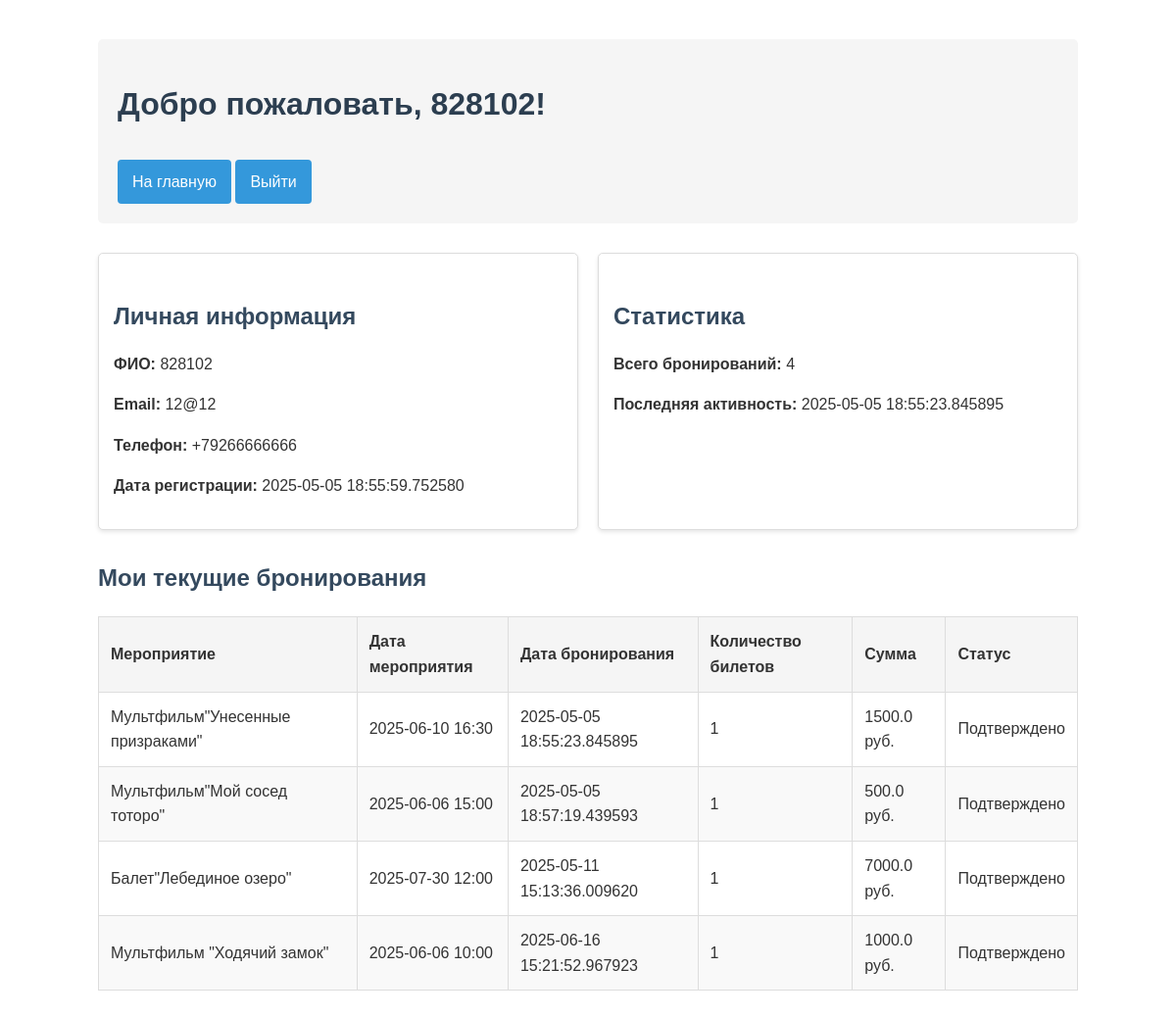
The page /my_account (signed in) on the database its author committed.
### app.py (models this page shows)
class User(db.Model):
    __tablename__ = 'users'
    id = db.Column(db.Integer, primary_key=True)
    name = db.Column(db.String(100), nullable=False)
    email = db.Column(db.String(100), nullable=False, unique=True)
    t_number = db.Column(db.String(12), nullable=False)
    password = db.Column(db.String(100), nullable=False)
    registration_date = db.Column(db.DateTime, default=datetime.utcnow)
    bookings = db.relationship('Booking', backref='user', lazy=True)

class Booking(db.Model):
    __tablename__ = 'bookings'
    id = db.Column(db.Integer, primary_key=True)
    event_id = db.Column(db.Integer, db.ForeignKey('events.id'), nullable=False)
    user_id = db.Column(db.Integer, db.ForeignKey('users.id'), nullable=False)
    tickets_count = db.Column(db.Integer, nullable=False)
    booking_date = db.Column(db.DateTime, default=datetime.utcnow)
    status = db.Column(db.String(20), default='Подтверждено')

class Event(db.Model):
    __tablename__ = 'events'
    id = db.Column(db.Integer, primary_key=True)
    name = db.Column(db.String(100), nullable=False)
    total_tickets = db.Column(db.Integer, nullable=False)
    available_tickets = db.Column(db.Integer, nullable=False)
    date = db.Column(db.String(50), nullable=False)
    price = db.Column(db.Float, nullable=False)
    category = db.Column(db.String(50), nullable=False)
    bookings = db.relationship('Booking', backref='event', lazy=True)

### app.py (the view)
@app.route('/my_account')
def my_account():
    if 'user_id' not in session:
        flash('Пожалуйста, войдите в систему', 'warning')
        return redirect(url_for('login'))
    user = User.query.get(session['user_id'])
    if not user:
        flash('Пользователь не найден', 'danger')
        return redirect(url_for('login'))
    bookings = Booking.query.filter_by(user_id=user.id).join(Event).all()
    return render_template('my_account.html',
                           user=user,
                           bookings=bookings)

### templates/my_account.html (shortened to what this page needs)
<!DOCTYPE html>
<html lang="ru">
<head>
</head>
<body>
    <div class="container">
        <div class="account-header">
            <h1>Добро пожаловать, {{ user.name }}!</h1>
            <div class="account-actions">
                <a href="{{ url_for('index') }}" class="btn">На главную</a>
                <a href="{{ url_for('logout') }}" class="btn btn-logout">Выйти</a>
            </div>
        </div>
        <div class="account-info">
            <div class="info-card">
                <h2>Личная информация</h2>
                <p><strong>ФИО:</strong> {{ user.name }}</p>
                <p><strong>Email:</strong> {{ user.email }}</p>
                <p><strong>Телефон:</strong> {{ user.t_number }}</p>
                <p><strong>Дата регистрации:</strong> {{ user.registration_date if user.registration_date else 'Не указана' }}</p>
            </div>
            <div class="info-card">
                <h2>Статистика</h2>
                <p><strong>Всего бронирований:</strong> {{ bookings|length }}</p>
                <p><strong>Последняя активность:</strong>
                    {% if bookings %}
                        {{ bookings[0].booking_date }}
                    {% else %}
                        Нет активных бронирований
                    {% endif %}
                </p>
            </div>
        </div>
        <h2>Мои текущие бронирования</h2>
        {% if bookings %}
        <table class="bookings-table">
            <thead>
                <tr>
                    <th>Мероприятие</th>
                    <th>Дата мероприятия</th>
                    <th>Дата бронирования</th>
                    <th>Количество билетов</th>
                    <th>Сумма</th>
                    <th>Статус</th>
                </tr>
            </thead>
            <tbody>
                {% for booking in bookings %}
                <tr>
                    <td>{{ booking.event.name }}</td>
                    <td>{{ booking.event.date }}</td>
                    <td>{{ booking.booking_date }}</td>
                    <td>{{ booking.tickets_count }}</td>
                    <td>{{ booking.tickets_count * booking.event.price }} руб.</td>
                    <td>Подтверждено</td>
                </tr>
                {% endfor %}
            </tbody>
        </table>
        {% else %}
        <div class="no-bookings">
            <p>У вас пока нет активных бронирований.</p>
            <a href="{{ url_for('index') }}" class="btn">Посмотреть мероприятия</a>
        </div>
        {% endif %}
    </div>
</body>
</html>

### templates/my_account.html (style rules this page uses)
body { font-family: Arial, sans-serif; line-height: 1.6; margin: 0; padding: 20px; color: #333; }
.container { max-width: 1000px; margin: 0 auto; padding: 20px; }
.account-header { background-color: #f5f5f5; padding: 20px; border-radius: 5px; margin-bottom: 30px; }
.account-info { display: grid; grid-template-columns: 1fr 1fr; gap: 20px; margin-bottom: 30px; }
.info-card { background-color: #fff; border: 1px solid #ddd; border-radius: 5px; padding: 15px; box-shadow: 0 2px 4px rgba(0,0,0,0.1); }
.bookings-table { width: 100%; border-collapse: collapse; margin-top: 20px; }
.bookings-table th, .bookings-table td { border: 1px solid #ddd; padding: 12px; text-align: left; }
.bookings-table th { background-color: #f5f5f5; }
.bookings-table tr:nth-child(even) { background-color: #f9f9f9; }
h1 { color: #2c3e50; margin-bottom: 20px; }
h2 { color: #34495e; margin-top: 30px; margin-bottom: 15px; }
.btn { display: inline-block; background-color: #3498db; color: white; padding: 10px 15px; text-decoration: none; border-radius: 4px; margin-top: 10px; }

### rows shown on the page
User: name "828102", email "12@12", t_number "+79266666666", registration_date "2025-05-05 18:55:59.752580"
Booking: booking_date "2025-05-05 18:55:23.845895", event.name "Мультфильм\"Унесенные призраками\"", event "2025-06-10 16:30", tickets_count "1", booking.tickets_count*booking.event.price "1500.0"
Booking: event.name "Мультфильм\"Мой сосед тоторо\"", event "2025-06-06 15:00", booking_date "2025-05-05 18:57:19.439593", tickets_count "1", booking.tickets_count*booking.event.price "500.0"
Booking: event.name "Балет\"Лебединое озеро\"", event "2025-07-30 12:00", booking_date "2025-05-11 15:13:36.009620", tickets_count "1", booking.tickets_count*booking.event.price "7000.0"
Booking: event.name "Мультфильм \"Ходячий замок\"", event "2025-06-06 10:00", booking_date "2025-06-16 15:21:52.967923", tickets_count "1", booking.tickets_count*booking.event.price "1000.0"

### other values the page prints
{{ bookings|length }} "4"
